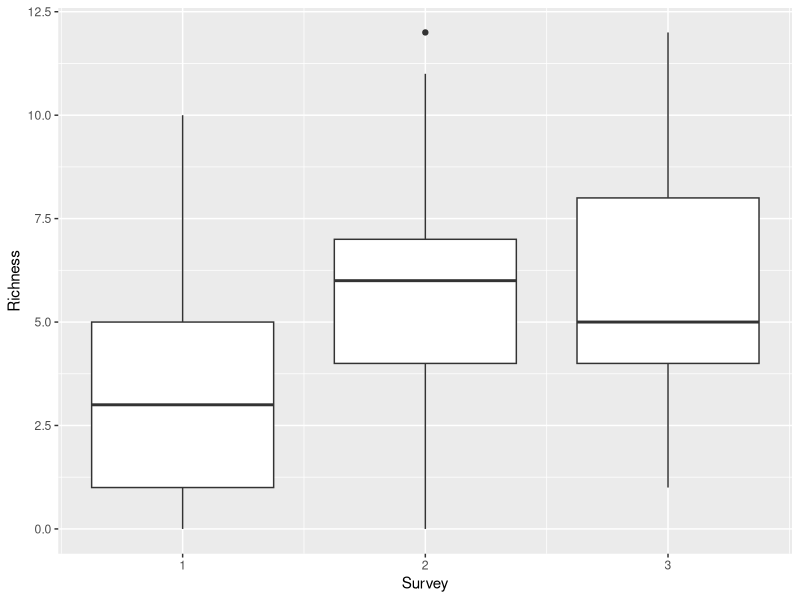
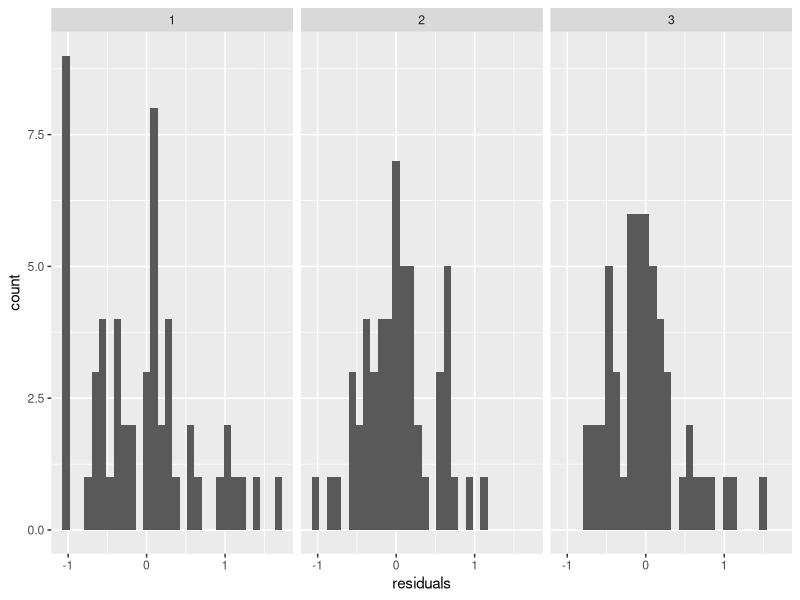
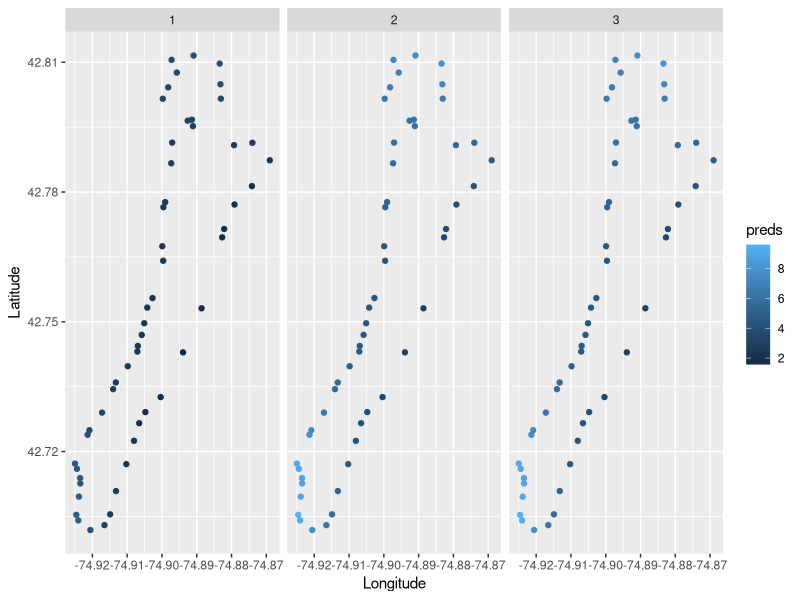

The R script that drew these images, in order:
## ---- chunk 1

## ---- chunk 2
library(tidyverse)
## ---- chunk 3
plants <- read.csv("data/plant_abundances.csv")
## ---- chunk 4
long_data <- pivot_longer(plants,
                          cols = 8:ncol(plants),
                          names_to = "Species",
                          values_to = "Abundance")
## ---- chunk 5
# Initialize new column called Presence of all `0`s
long_data$Presence <- 0

# Change this to `1` if Abundance does not equal `Z` for zero
long_data$Presence[long_data$Abundance != "Z"] <- 1

## ---- chunk 6
richness <- long_data %>% 
  group_by(Site, Survey, Longitude, Latitude) %>% 
  summarize(Richness = sum(Presence))
## ---- chunk 7
ggplot(richness, aes(x = Survey, y = Richness, group = Survey)) +
  geom_boxplot()
## ---- chunk 8
kruskal.test(Richness ~ Survey, data = richness)
## ---- chunk 9
pairwise.wilcox.test(x = richness$Richness, g = richness$Survey, p.adjust.method = "bonferroni")
## ---- chunk 10
richness_mod <- glm(Richness ~ Longitude*Latitude + factor(Survey), 
                    data = richness, 
                    family = poisson)

summary(richness_mod)
## ---- chunk 11
# You can extract model residuals (errors) like this
# and add them to the original data
richness$residuals <- richness_mod$residuals

# That makes it easy to graph the residuals in ggplot!
ggplot(richness, aes(x = residuals)) +
  geom_histogram() +
  facet_wrap(~Survey)
## ---- chunk 12
richness$preds <-  predict(richness_mod, type = "response")
## ---- chunk 13
ggplot(richness, aes(x = Longitude, y = Latitude, color = preds)) +
  geom_point() +
  facet_wrap(~Survey)
